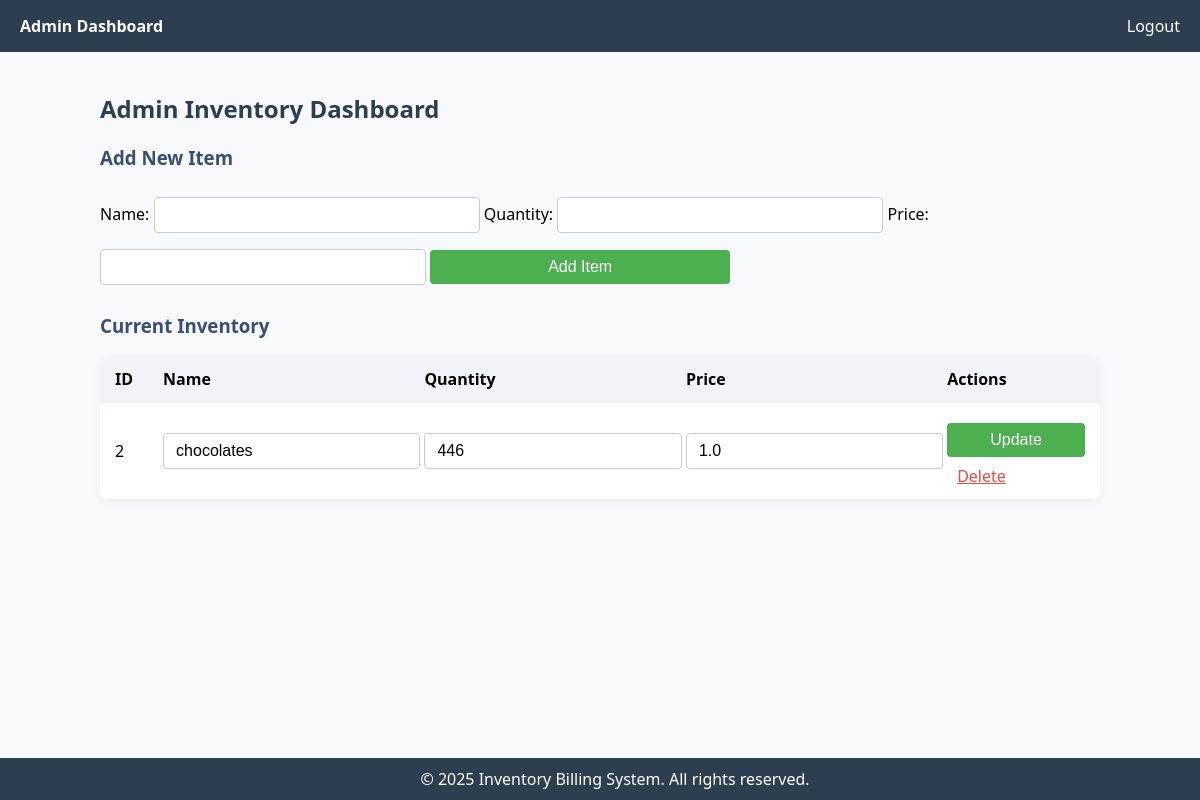
Page /admin/inventory (signed in) on the committed database.
### tables this page shows
CREATE TABLE inventory (
                    id INTEGER PRIMARY KEY AUTOINCREMENT,
                    name TEXT NOT NULL,
                    quantity INTEGER NOT NULL,
                    price REAL NOT NULL
                );

### application.py (the view)
@application.route('/admin/inventory')
def inventory_admin():
    if 'username' not in session or session['role'] != 'admin':
        flash("Unauthorized access!", "danger")
        return redirect(url_for('login'))
    conn = sqlite3.connect('database.db')
    c = conn.cursor()
    c.execute("SELECT * FROM inventory")
    items = c.fetchall()
    conn.close()
    return render_template('inventory_admin.html', items=items)

### templates/inventory_admin.html (shortened to what this page needs)
<!DOCTYPE html>
<html lang="en">
<head>
</head>
<body>
    <div class="navbar">
        <div>
            <strong>Admin Dashboard</strong>
        </div>
        <div>
            <a href="{{ url_for('logout') }}">Logout</a>
        </div>
    </div>
    <div class="container">
        <h2>Admin Inventory Dashboard</h2>
        <h3>Add New Item</h3>
        <form method="POST" action="{{ url_for('add_item') }}">
            <label>Name:</label>
            <input type="text" name="name" required>
            <label>Quantity:</label>
            <input type="number" name="quantity" required>
            <label>Price:</label>
            <input type="number" step="0.01" name="price" required>
            <input type="submit" value="Add Item">
        </form>
        <h3>Current Inventory</h3>
        <table>
            <tr>
                <th>ID</th>
                <th>Name</th>
                <th>Quantity</th>
                <th>Price</th>
                <th>Actions</th>
            </tr>
            {% for item in items %}
            <tr>
                <form method="POST" action="{{ url_for('update_item', item_id=item[0]) }}">
                    <td>{{ item[0] }}</td>
                    <td><input type="text" name="name" value="{{ item[1] }}"></td>
                    <td><input type="number" name="quantity" value="{{ item[2] }}"></td>
                    <td><input type="number" step="0.01" name="price" value="{{ item[3] }}"></td>
                    <td class="actions">
                        <input type="submit" value="Update">
                        <a href="{{ url_for('delete_item', item_id=item[0]) }}" onclick="return confirm('Delete this item?')">Delete</a>
                    </td>
                </form>
            </tr>
            {% endfor %}
        </table>
    </div>
    <footer>
        &copy; {{ now().year if now else '2025' }} Inventory Billing System. All rights reserved.
    </footer>
</body>
</html>

### templates/inventory_admin.html (style rules this page uses)
body { font-family: 'Segoe UI', sans-serif; margin: 0; padding: 0; background-color: #f7f9fc; display: flex; flex-direction: column; min-height: 100vh; }
.navbar { background-color: #2d3e50; padding: 15px 20px; display: flex; justify-content: space-between; align-items: center; color: white; flex-wrap: wrap; }
.navbar a { color: white; margin-left: 20px; text-decoration: none; font-weight: 500; }
.container { padding: 20px; max-width: 1000px; margin: auto; flex: 1; }
h2 { color: #2d3e50; }
h3 { color: #3a4e73; }
form { margin-bottom: 20px; }
input[type="text"], input[type="number"], input[type="submit"] { padding: 8px 12px; margin: 8px 0; font-size: 16px; border: 1px solid #ccc; border-radius: 4px; width: 100%; max-width: 300px; }
input[type="submit"] { background-color: #4CAF50; color: white; cursor: pointer; border: none; }
table { width: 100%; border-collapse: collapse; background-color: white; border-radius: 8px; overflow: hidden; box-shadow: 0 2px 8px rgba(0,0,0,0.05); }
th, td { padding: 12px 15px; text-align: left; border-bottom: 1px solid #eee; }
th { background-color: #f0f4f8; font-weight: 600; }
.actions a { color: #e74c3c; margin-left: 10px; }
footer { background-color: #2d3e50; color: white; text-align: center; padding: 10px 15px; width: 100%; position: fixed; bottom: 0; left: 0; z-index: 10; }

### rows in the picture
inventory: id "2", name "chocolates", quantity "446", price "1.0"
